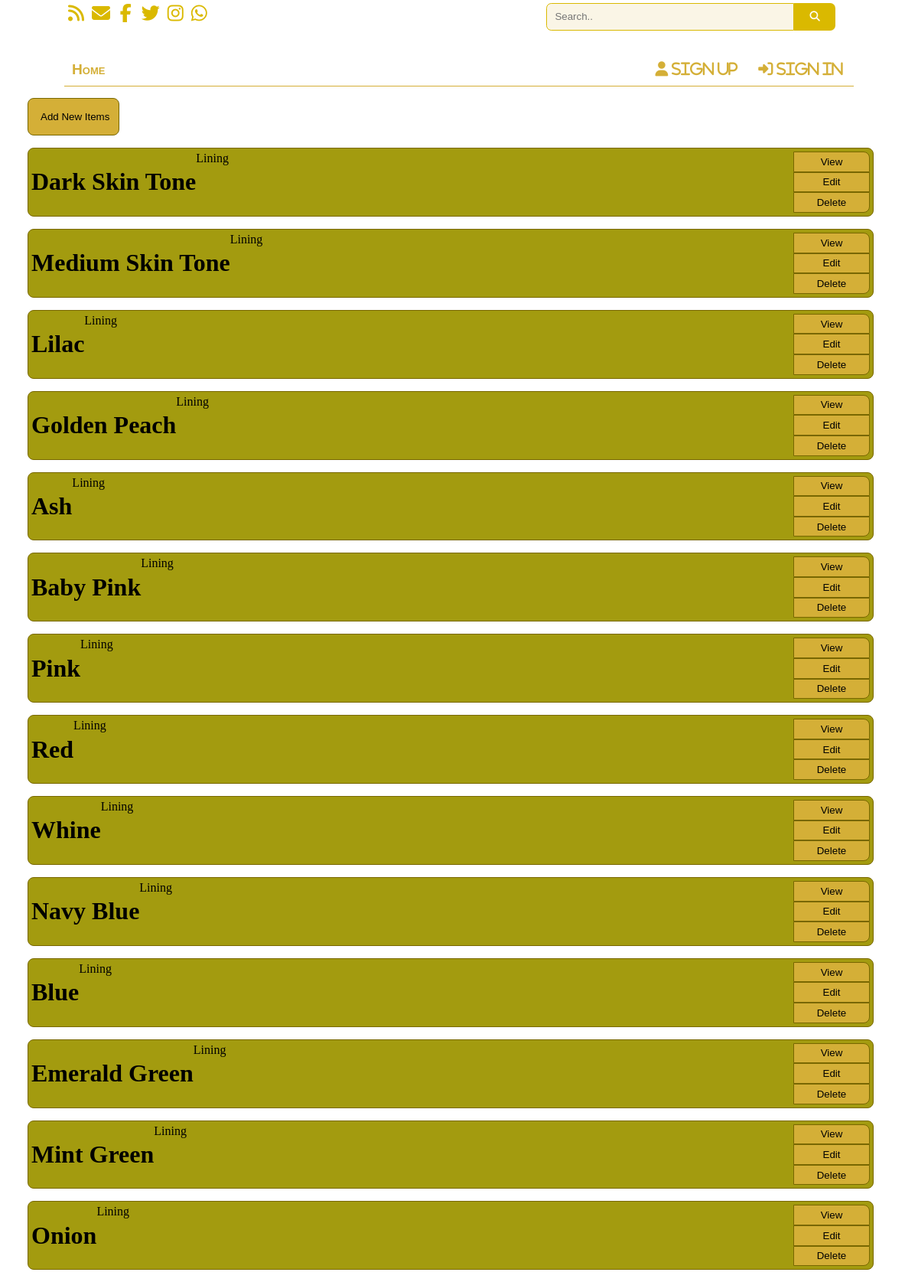
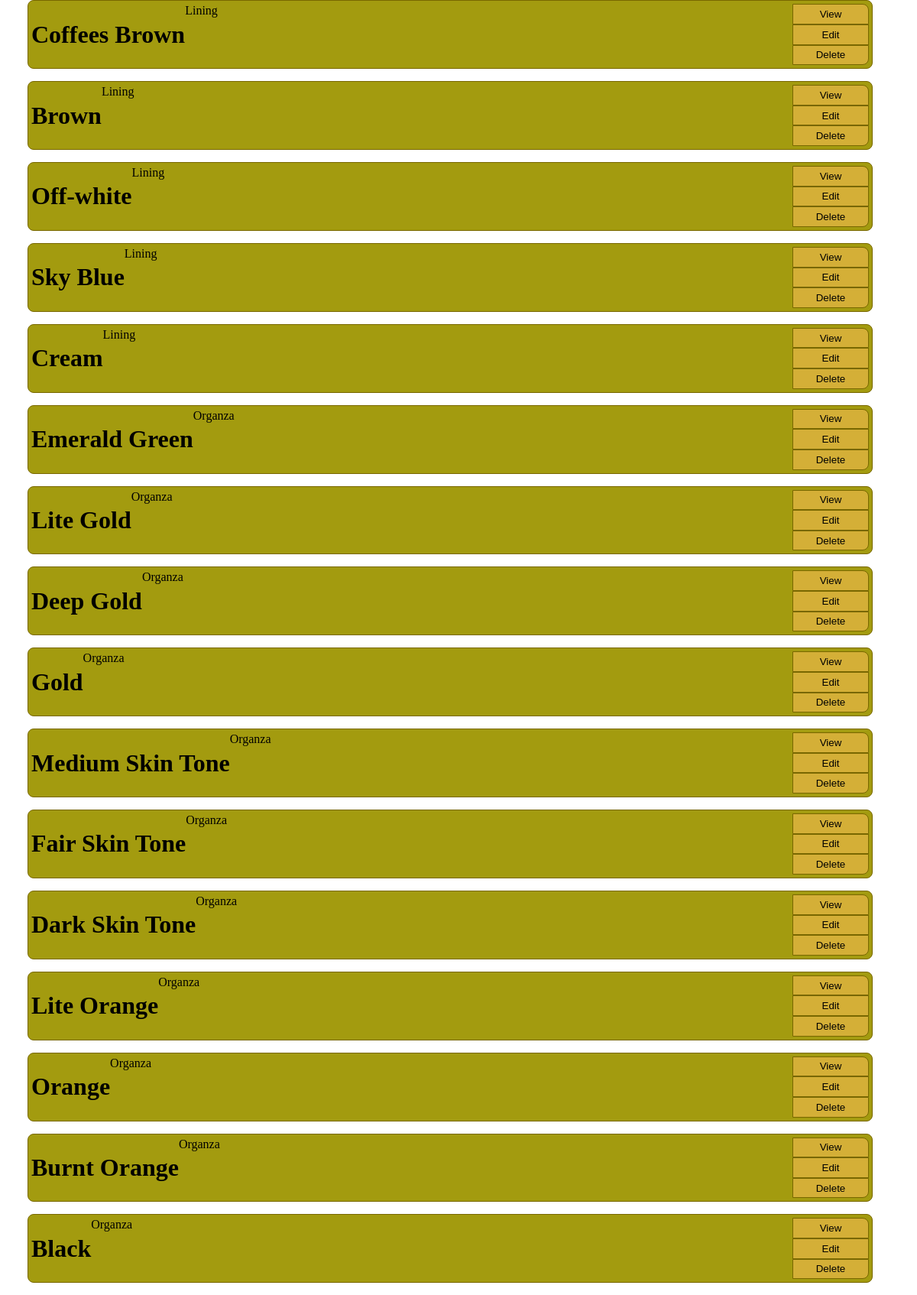
Page /invent/ (upper part) on the committed database (2 pictures, top to bottom).
### Inventories/models.py (models this page shows, shortened)
class Items(models.Model):
    admin_name = models.CharField(max_length=100)
    quantity = models.CharField(max_length=1000)
    color = models.ForeignKey(Colors, on_delete=models.SET_NULL, null=True,)
    size = models.ForeignKey(Size, on_delete=models.SET_NULL, null=True)
    category = models.ForeignKey(Category, on_delete=models.SET_NULL, null=True)
    update_Date = models.DateField(default=date.today(), null=True)

class Colors(models.Model):
    name = models.CharField(max_length=100)
    def __str__(self) :
        return self.name

class Category(models.Model):
    name = models.CharField(max_length=100)
    def __str__(self) :
        return self.name

### Inventories/views.py (the view)
# urls.py: path('', InventoriesIndex, name="INindex"),
def InventoriesIndex(request):
    tms = Items.objects.all()
    return render(request, "Inventories/inventoriesIndex.html", {"items":tms})

### template/Inventories/inventoriesIndex.html (shortened to what this page needs)
{% extends 'mainbase.html' %}
{% block content %}
<div class="IIContainer">
        <input type="button" value="Add New Items" class="create" onclick="cInvoice()">
        {% for item in items %}
            <div class="invoice invoiceM" id="{{item.category}}" onclick="show('{{item.category}}')">
                <h1>{{item.color}}</h1>
                <span id="{{item.category}}count">{{item.category}}</span>
                <div class="buttons-container">
                    <input type="button" value="View" class="IIButton" onclick="IIprocess('view', '{{item.id}}')">
                    <input type="button" value="Edit" class="IIButton" onclick="IIprocess('edit', '{{item.id}}')">
                    <input type="button" value="Delete" class="IIButton" onclick="alert('NOT NOW PLEASE')">
                </div>
            </div>
        {%endfor%}
</div>
{% endblock %}

### template/Inventories/inventoriesIndex.html (style rules this page uses)
.IIContainer { width: 100%; height: auto; display: grid; gap: 1rem; grid-template-rows: auto; }
.create { padding: 1rem; border-radius: 0.5rem; border: 1px solid rgb(120, 103, 0); background: #d4af37; width: 7.5rem; float: right; }
.invoice { width: calc(100% - 2rem); height: auto; background: #d4af37; border-radius: 0.5rem; border: 1px solid rgb(120, 103, 0); padding: 0.25rem; }
h1 { float: left; }
.buttons-container { width: min(150px, 100px); height: 100%; float: right; }
.IIButton { width: 100px; height: calc(100% / 3); background: #d4af37; border: 1px solid rgb(120, 103, 0); }
.IIButton:first-child { border-top-right-radius: 0.5rem; }
.IIButton:last-child { border-bottom-right-radius: 0.5rem; }

### rows in the picture
Items: color "Dark Skin Tone", category "Lining"
Items: color "Medium Skin Tone", category "Lining"
Items: color "Lilac", category "Lining"
Items: color "Golden Peach", category "Lining"
Items: color "Ash", category "Lining"
Items: color "Baby Pink", category "Lining"
Items: color "Pink", category "Lining"
Items: color "Red", category "Lining"
Items: color "Whine", category "Lining"
Items: color "Navy Blue", category "Lining"
Items: color "Blue", category "Lining"
Items: color "Emerald Green", category "Lining"
Items: color "Mint Green", category "Lining"
Items: color "Onion", category "Lining"
Items: color "Coffees Brown", category "Lining"
Items: color "Brown", category "Lining"
Items: color "Off-white", category "Lining"
Items: color "Sky Blue", category "Lining"
Items: color "Cream", category "Lining"
Items: color "Emerald Green", category "Organza"
Items: color "Lite Gold", category "Organza"
Items: color "Deep Gold", category "Organza"
Items: color "Gold", category "Organza"
Items: color "Medium Skin Tone", category "Organza"
Items: color "Fair Skin Tone", category "Organza"
Items: color "Dark Skin Tone", category "Organza"
Items: color "Lite Orange", category "Organza"
Items: color "Orange", category "Organza"
Items: color "Burnt Orange", category "Organza"
Items: color "Black", category "Organza"
